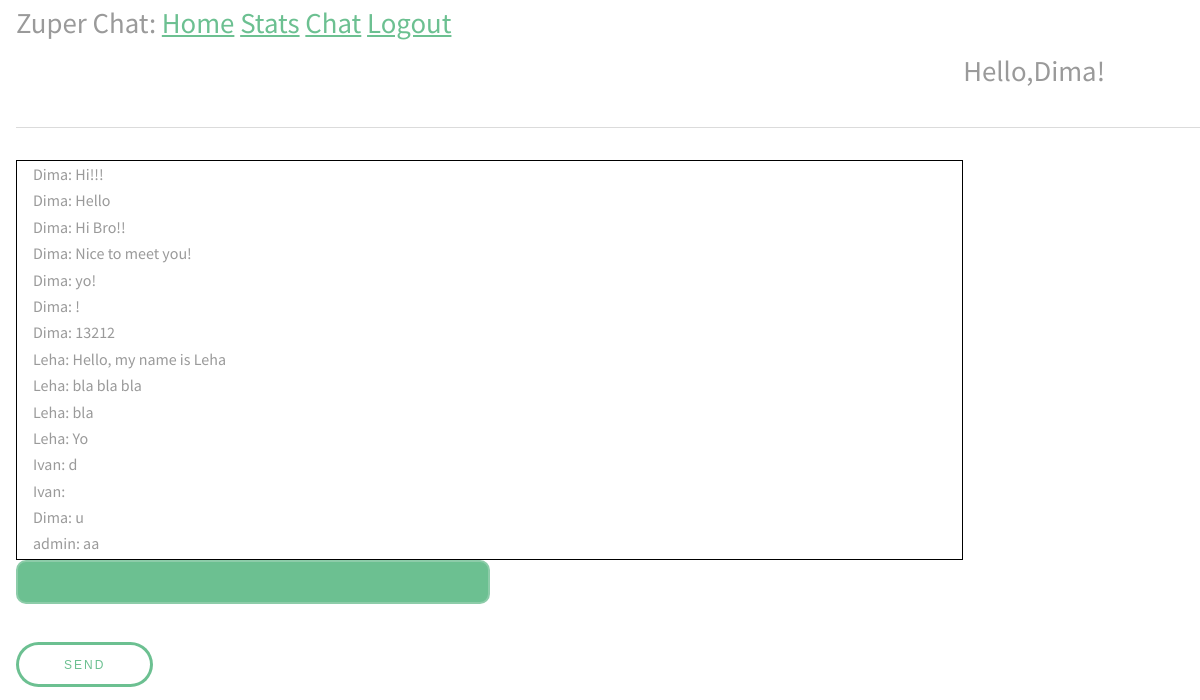
The page /chat (signed in) on the database its author committed.
### app/models.py (models this page shows, shortened)
class User(UserMixin, db.Model):
    id = db.Column(db.Integer, primary_key=True)
    username = db.Column(db.String(64), index=True, unique=True)
    email = db.Column(db.String(120), index=True, unique=True)
    password_hash = db.Column(db.String(128))
    chat_id = db.Column(db.Integer, db.ForeignKey("chat.id"))

class Message(db.Model):
    id = db.Column(db.Integer, primary_key=True)
    body = db.Column(db.String(140))
    timestamp = db.Column(db.DateTime, index=True, default=datetime.utcnow)
    user_id = db.Column(db.Integer, db.ForeignKey('user.id'))
    chat_id = db.Column(db.Integer, db.ForeignKey('chat.id'), default='global_chat')

### app/routes.py (the view)
@app.route('/chat')
def chat():
    if not current_user.is_authenticated:
        return redirect(url_for('login'))
    for_sending = []
    for i in get_previous_messages():
        for_sending.append([(User.query.filter_by(id = i.user_id).first().username),i.body])
    for_sending = for_sending[::-1]
    return render_template('chat.html',previous_messages=for_sending)

### app/models.py (called while the page is built)
@login.user_loader
def load_user(id):
    return User.query.get(int(id))

def get_previous_messages(quantity=15, chat_id='global_chat'):
    messages_for_sending =  Message.query.filter_by(chat_id=chat_id).order_by(Message.id.desc()).limit(quantity).all()
    return messages_for_sending

### app/templates/chat.html (shortened to what this page needs)
{% extends "base.html" %}
{% block content %}
<div class="Dmessages">
<ul id="messages">
{% set j = previous_messages|length %}
{% for i in range(previous_messages|length) %}
{{ previous_messages[i][0] }}: {{ previous_messages[i][1] }}
<br>
{% endfor %}
</ul>
</div>
<input type="text" id="myMessage">
<br>
<button id="sendbutton">Send</button>
<br>
{% endblock %}

### app/templates/base.html (shortened to what this page needs)
<html>
    <head>
        <link rel="stylesheet" href="{{ url_for('static', filename='css/main.css') }}">
    </head>
    <body>
        <div style="font-size:180%">
            Zuper Chat:
            <a href="{{ url_for('index') }}">Home</a>
            <a href="{{ url_for('stats') }}">Stats</a>
            {% if current_user.is_anonymous %}
            <a href="{{ url_for('login') }}">Login</a>
            {% else %}
            <a href="{{ url_for('chat') }}">Chat</a>
            <a href="{{ url_for('logout') }}">Logout</a>
            <p style="margin-left:80%;">Hello,{{current_user.username}}!</p>
            {% endif %}
        </div>
        <hr>
        {% block content %}{% endblock %}
    </body>
</html>

### app/static/css/main.css (style rules this page uses)
html, body, div, span, applet, object, iframe, h1, h2, h3, h4, h5, h6, p, blockquote, pre, a, abbr, acronym, address, big, cite, code, del, dfn, em, img, ins, kbd, q, s, samp, small, strike, strong, sub, sup, tt, var, b, u, i, center, dl, dt, dd, ol, ul, li, fieldset, form, label, legend, table, caption, tbody, tfoot, thead, tr, th, td, article, aside, canvas, details, embed, figure, figcaption, footer, header, hgroup, menu, nav, output, ruby, section, summary, time, mark, audio, video { margin: 0; padding: 0; border: 0; font-size: 100%; font: inherit; vertical-align: baseline; }
body { line-height: 1; }
ol, ul { list-style: none; }
body { -webkit-text-size-adjust: none; }
*, *:before, *:after { -moz-box-sizing: border-box; -webkit-box-sizing: border-box; box-sizing: border-box; }
body { -ms-overflow-style: scrollbar; }
body { background: #fff; margin-left: 1em; }
body, input, select, textarea { color: #9a9a9a; font-family: "Source Sans Pro", Arial, Helvetica, sans-serif; font-size: 1.3em; font-weight: 400; line-height: 1.65; }
@media screen and (max-width: 1680px) { body, input, select, textarea { font-size: 12pt; } }
@media screen and (max-width: 1280px) { body, input, select, textarea { font-size: 12pt; } }
a { color: #6cc091; text-decoration: underline; }
p { font-size: 1em; }
hr { border: 0; border-bottom: solid 1px #dbdbdb; margin: 2em 0; }
input[type="text"], input[type="password"], input[type="email"], input[type="tel"], select, textarea { -moz-appearance: none; -webkit-appearance: none; -ms-appearance: none; appearance: none; background: #6cc091; border-radius: 10px; border: none; border: solid 2px #8dcca9; color: #fff; display: block; outline: 0; padding: 0 1em; text-decoration: none; width: 40%; }
input[type="text"], input[type="password"], input[type="email"], select { height: 2.75em; }
ul { list-style: disc; margin: 0 0 2em 0; padding-left: 1em; }
input[type="submit"], input[type="reset"], input[type="button"], button, .button { -moz-appearance: none; -webkit-appearance: none; -ms-appearance: none; appearance: none; -moz-transition: background-color 0.2s ease-in-out, color 0.2s ease-in-out; -webkit-transition: background-color 0.2s ease-in-out, color 0.2s ease-in-out; -ms-transition: background-color 0.2s ease-in-out, color 0.2s ease-in-out; transition: background-color 0.2s ease-in-out, color 0.2s ease-in-out; background-color: transparent; box-shadow: inset 0 0 0 3px #6cc091; color: #6cc091 !important; border-radius: 30px; border: 0; cursor: pointer; display: inline-block; font-size: .75em; font-weight: 400; height: 3.75em; line-height: 3.85em; letter-spacing: 2px; padding: 0 4em; margin-top: 1em; text-align: center; text-decoration: none; text-transform: uppercase; white-space: nowrap; }

### app/templates/chat.html (style rules this page uses)
.Dmessages { overflow: auto; width: 80%; max-height: 50%; padding 5px; border: solid 1px black; }

### rows shown on the page
User: username "Dima", username "Dima" "Dima" "Dima" "Dima" "Dima" "Dima" "Dima" "Dima"
Message: body "Hi!!!"
Message: body "Hello"
Message: body "Hi Bro!!"
Message: body "Nice to meet you!"
Message: body "yo!"
Message: body "13212"
User: username "Leha" "Leha" "Leha" "Leha"
Message: body "Hello, my name is Leha"
Message: body "bla bla bla"
Message: body "bla"
Message: body "Yo"
User: username "Ivan" "Ivan"
User: username "admin"
Message: body "aa"

### other values the page prints
{{ previous_messages[i][1] }} "!" "d" "u"
